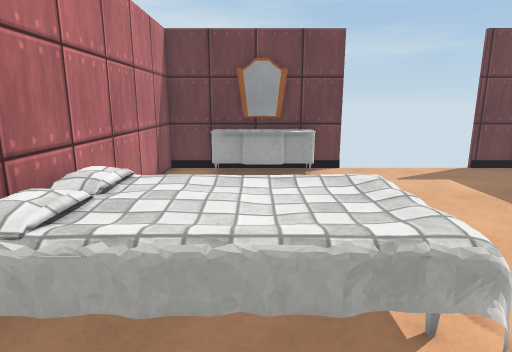
View 1 (above)

24 first-person views from a walk through a Unity game level. The camera is 1.4 m above the floor, tilts 12° down and sees 75° across. The floor is counted in squares, 0.5 m on a side. Each view is taken from the middle of a square. On the plan, view 1 faces up. The plan holds only what a view shows up to about 20 squares ahead; the rest is blank. The player is left out. Surface patterns are stand-ins for the level's own textures.

View 2
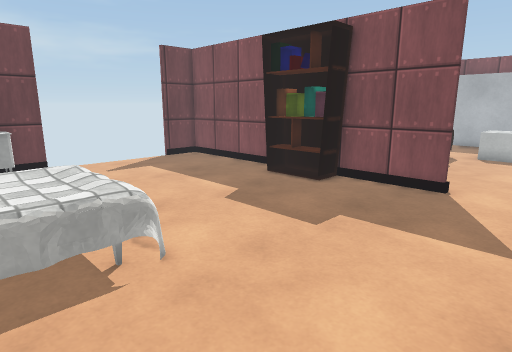

View 3
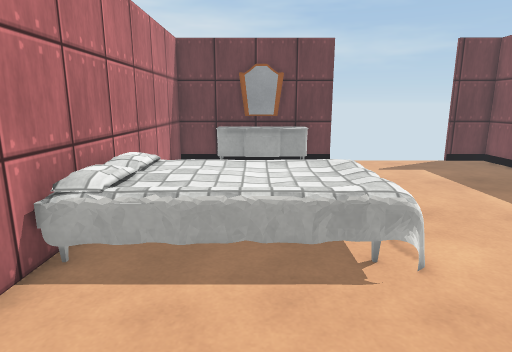

View 4
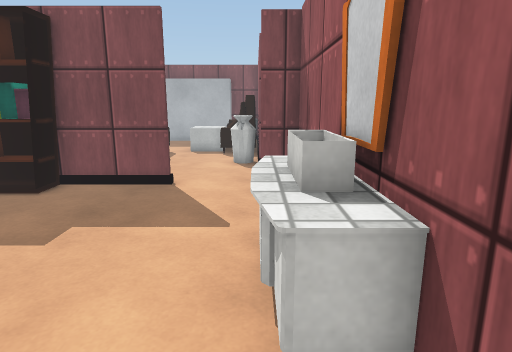

View 5
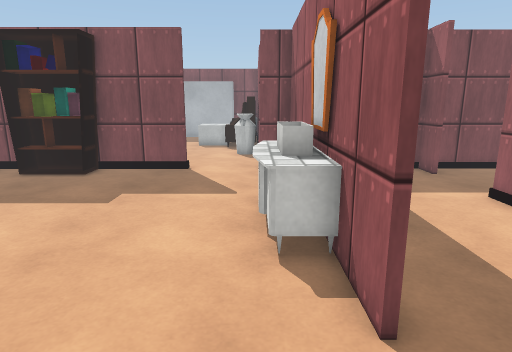

View 6
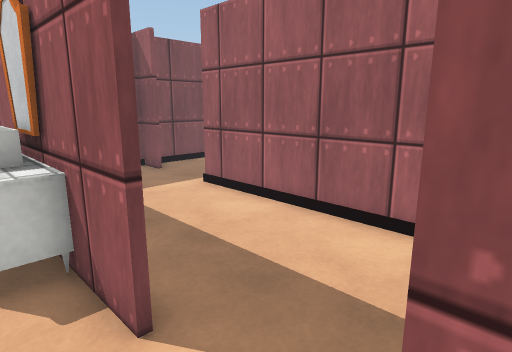

View 7
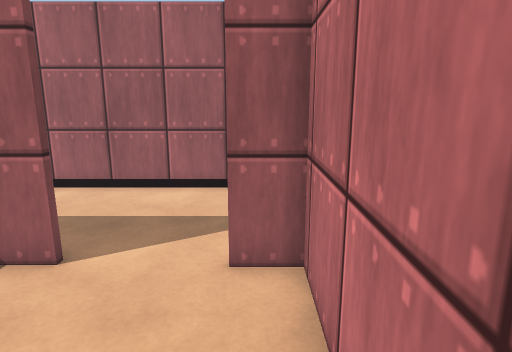

View 8
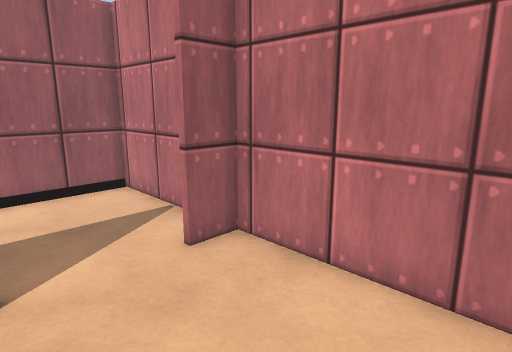

View 9
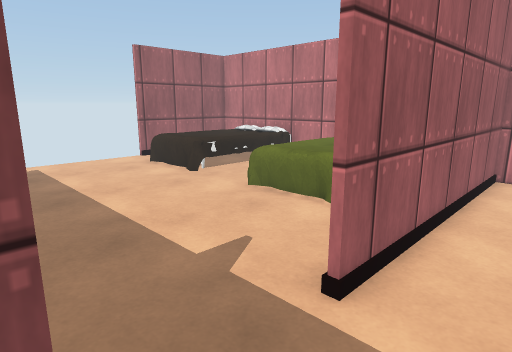

View 10
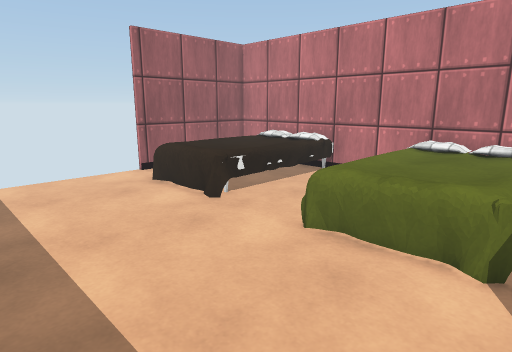

View 11
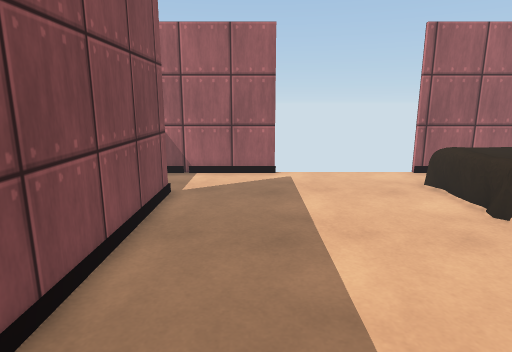

View 12
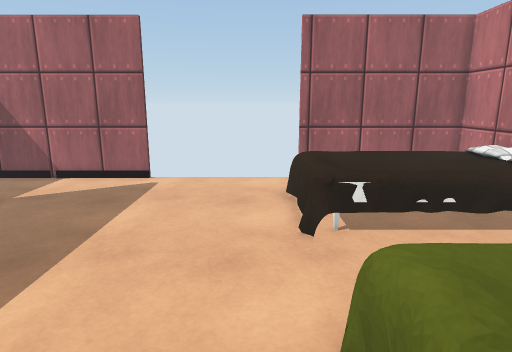

View 13
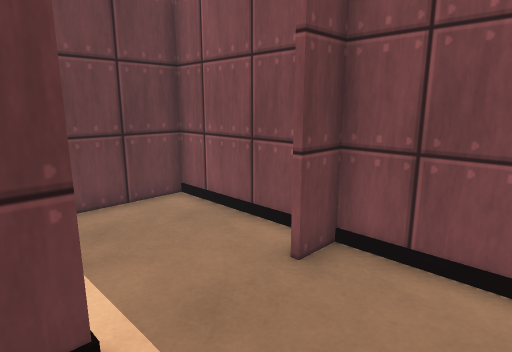

View 14
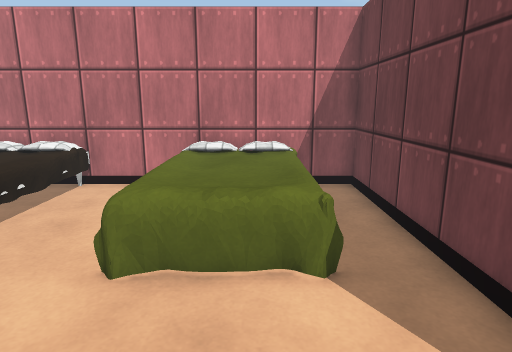

View 15
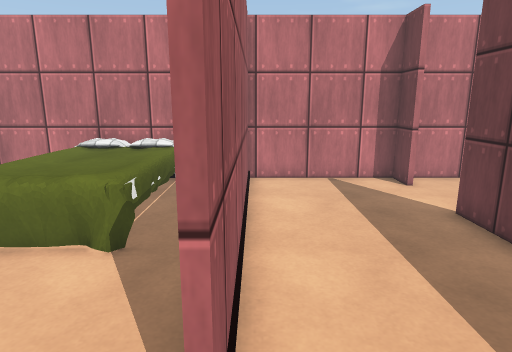

View 16
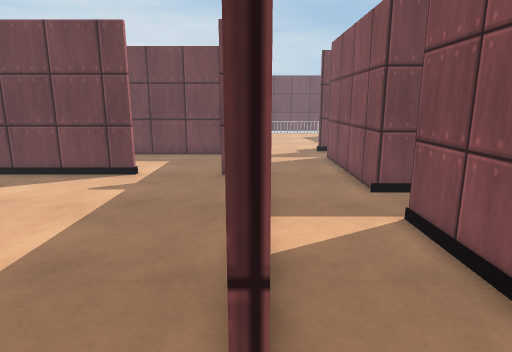

View 17
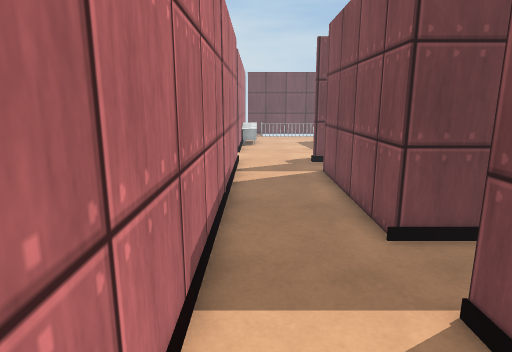

View 18
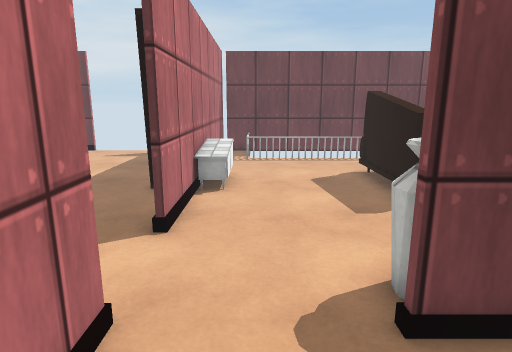

View 19
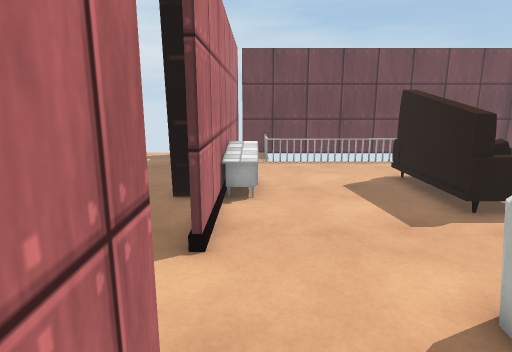

View 20
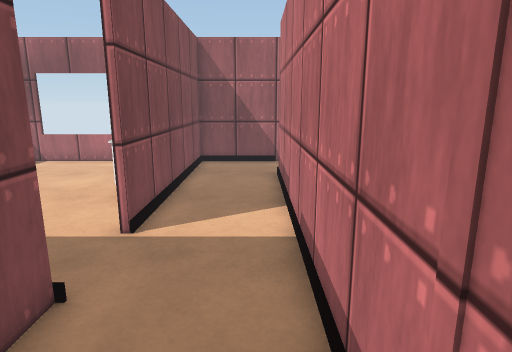

View 21
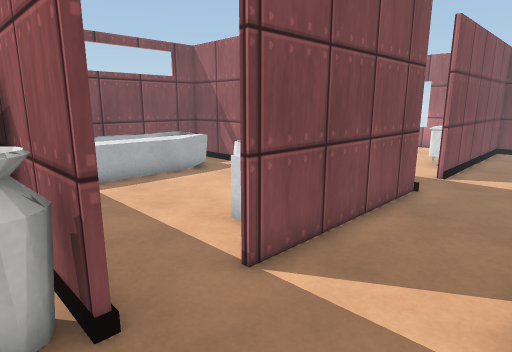

View 22
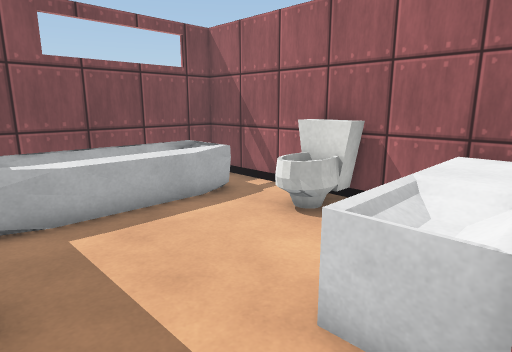

View 23
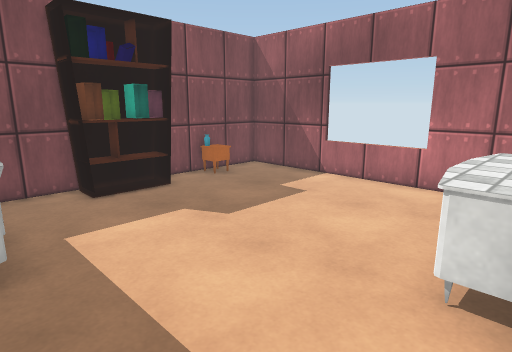

View 24
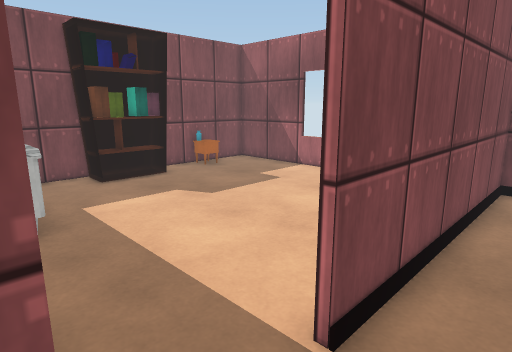

### Floor plan
Key: @ floor where view 1 was taken; # wall or solid block; x gap in a wall; . floor; = window, fence, low wall or low ledge; ^ raised ledge; C cube; O other object.
Columns run from 4 left of view 1 to 28 right of it. Each row starts with its distance up from view 1.
 15 ########x     x##           #####
 14 #.^^^^^.........#
 13 #  .^^   .......#
 12 #        .......##==
 11 #        .......#.. ####
 10 #        .......#.......
  9 #        .......#.......
  8 #        ..... ##^....##
  7 #^^^^^^= ..... ##^....##=
  6 #^^^^^^=...... ##^....#^
  5 #^^^^^^=......###^....#^^
  4 #^^^^^^^........#.....=^^
  3 #=======........#......^==.
  2 #...............#........CC
  1 #........................CC
  0 #...@..................==
 -1 #...................##.=#
 -2 #......^^^^^........######
 -3 ##.... ^^^^^    #........O
 -4 ##...############...........=^ ^
 -5 #...............#...#.......=^ ^#
 -6 #...............#...#^.......^ =#
 -7 #...............#...#^^.....=^ =#
 -8 #...............#...#^^.....=^ ^#
 -9 ###########....##...#^^ .=..=^ ^#
-10       .........##...#^^ .==.=^^^#
-11 #      .........#...#^^  =O..==##
-12 #^^^^^^=........#...#############
-13 #^^^^^^=........#.........^     #
-14 #^^^^^^^........#..........^^^^.#
-15 #^^^^^^^........#...............#
-16 #======.........#...#..........##
-17 #  .............#...#..........##
-18 #...............#...#^.........##
-19 #^^^^^^=........#...#^.........##
-20 #^^^^^^=........#...#^..........#
-21 #^^^^^^=........#...#^..........#
-22 #^^^^^^^............#^.........O#
-23 #   =  =............#  .........#
-24 #     ..............#  .........#
-25 ######x     x############===#####

Positions as (right, up) in squares from view 1, and headings:
1: (0, 0), facing up
2: (0, -2), facing up-right
3: (0, -2), facing up
4: (0, -2), facing right
5: (-3, -2), facing right
6: (-3, -2), facing down-right
7: (-3, 2), facing down
8: (1, 2), facing down-left
9: (11, -7), facing down-left
10: (9, -11), facing down-left
11: (9, -11), facing down
12: (4, -12), facing down
13: (6, -13), facing up-right
14: (8, -13), facing left
15: (9, -9), facing left
16: (12, -23), facing up
17: (13, -19), facing up
18: (14, -6), facing up
19: (13, -5), facing up
20: (13, -8), facing down
21: (12, -1), facing down-right
22: (16, -3), facing down-right
23: (16, -13), facing down-right
24: (14, -12), facing down-right
